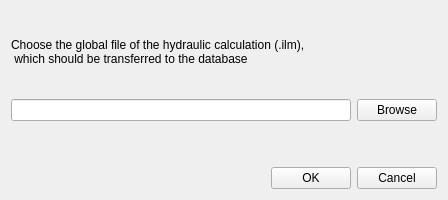
<?xml version="1.0" encoding="UTF-8"?>
<ui version="4.0">
 <class>HydGui_System_Filechooser_Dia</class>
 <widget class="QWidget" name="HydGui_System_Filechooser_Dia">
  <property name="geometry">
   <rect>
    <x>0</x>
    <y>0</y>
    <width>448</width>
    <height>200</height>
   </rect>
  </property>
  <property name="sizePolicy">
   <sizepolicy hsizetype="MinimumExpanding" vsizetype="MinimumExpanding">
    <horstretch>0</horstretch>
    <verstretch>0</verstretch>
   </sizepolicy>
  </property>
  <property name="minimumSize">
   <size>
    <width>300</width>
    <height>200</height>
   </size>
  </property>
  <property name="windowTitle">
   <string>Hyd File dialog</string>
  </property>
  <property name="windowIcon">
   <iconset resource="../../../system_sys/source_code/gui/resources/system_sys_resource.qrc">
    <normaloff>:/hyd_icon</normaloff>:/hyd_icon</iconset>
  </property>
  <layout class="QVBoxLayout">
   <item>
    <spacer>
     <property name="orientation">
      <enum>Qt::Vertical</enum>
     </property>
     <property name="sizeHint" stdset="0">
      <size>
       <width>282</width>
       <height>16</height>
      </size>
     </property>
    </spacer>
   </item>
   <item>
    <widget class="QLabel" name="txt_label">
     <property name="minimumSize">
      <size>
       <width>430</width>
       <height>28</height>
      </size>
     </property>
     <property name="text">
      <string>Choose the global file of the hydraulic calculation (.ilm), 
 which should be transferred to the database </string>
     </property>
    </widget>
   </item>
   <item>
    <spacer>
     <property name="orientation">
      <enum>Qt::Vertical</enum>
     </property>
     <property name="sizeHint" stdset="0">
      <size>
       <width>282</width>
       <height>16</height>
      </size>
     </property>
    </spacer>
   </item>
   <item>
    <layout class="QHBoxLayout">
     <item>
      <widget class="QLineEdit" name="fileLineEdit"/>
     </item>
     <item>
      <widget class="QPushButton" name="browseButton">
       <property name="text">
        <string>Browse</string>
       </property>
      </widget>
     </item>
    </layout>
   </item>
   <item>
    <spacer>
     <property name="orientation">
      <enum>Qt::Vertical</enum>
     </property>
     <property name="sizeHint" stdset="0">
      <size>
       <width>20</width>
       <height>40</height>
      </size>
     </property>
    </spacer>
   </item>
   <item>
    <layout class="QHBoxLayout">
     <item>
      <spacer>
       <property name="orientation">
        <enum>Qt::Horizontal</enum>
       </property>
       <property name="sizeHint" stdset="0">
        <size>
         <width>51</width>
         <height>20</height>
        </size>
       </property>
      </spacer>
     </item>
     <item>
      <widget class="QPushButton" name="okButton">
       <property name="text">
        <string>OK</string>
       </property>
      </widget>
     </item>
     <item>
      <widget class="QPushButton" name="cancelButton">
       <property name="text">
        <string>Cancel</string>
       </property>
      </widget>
     </item>
    </layout>
   </item>
  </layout>
 </widget>
 <resources>
  <include location="../../../system_sys/source_code/gui/resources/system_sys_resource.qrc"/>
 </resources>
 <connections/>
</ui>
